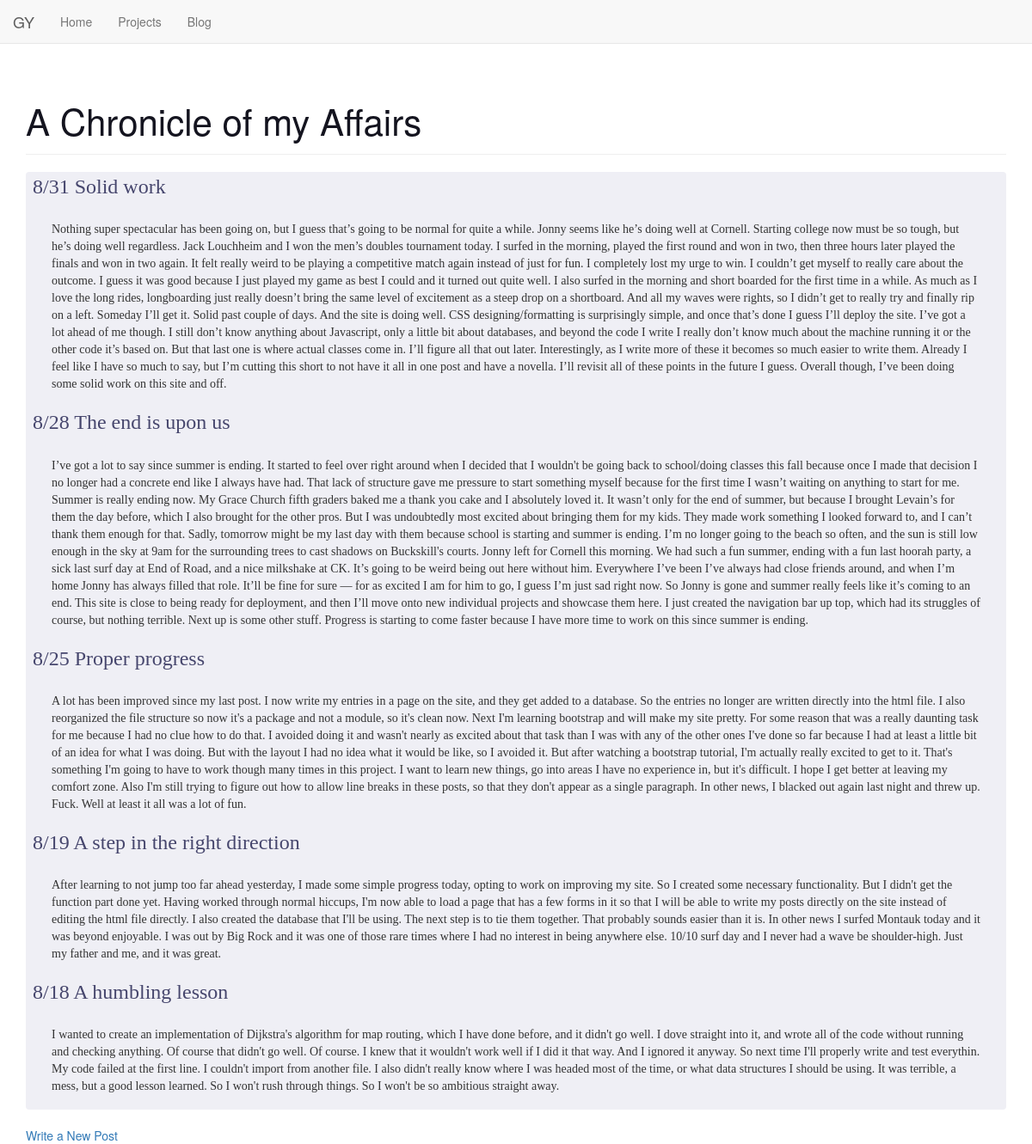
/blog, run on an earlier commit of the app's database.
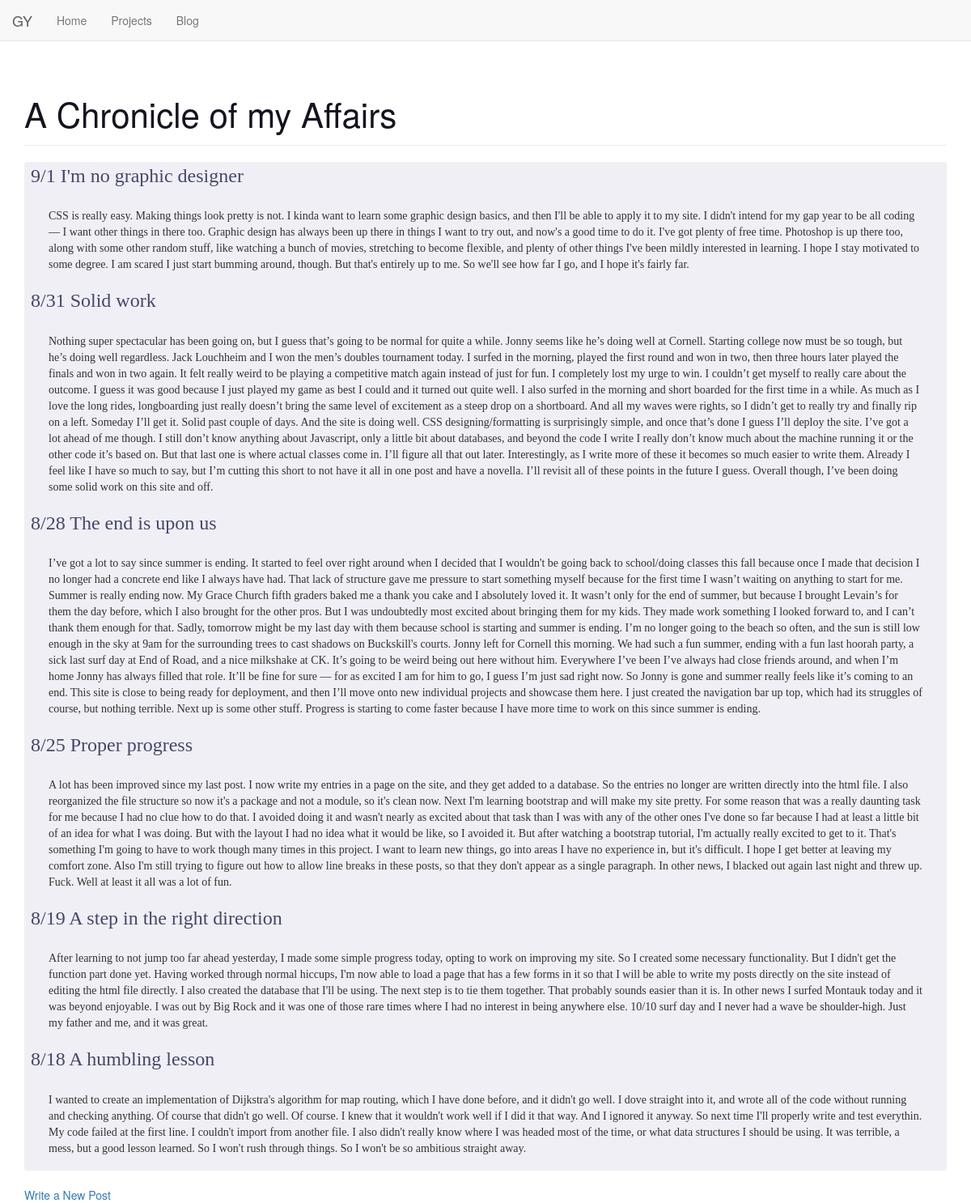
And on a later commit of the database.
### mysite/models.py (models this page shows, shortened)
class Post(db.Model):
	title = db.Column(db.String, nullable=False, primary_key=True)
	date_posted = db.Column(db.DateTime, nullable=False, default=datetime.utcnow)
	content = db.Column(db.Text, nullable=False)

### mysite/routes.py (the view)
@app.route('/blog')
def blog():
	posts = Post.query.all()
	return render_template('blog.html', title='GY Blog', posts=posts)

### mysite/templates/blog.html
{% extends "layout.html" %}
{% block content %}
	<div class="page-header">A Chronicle of my Affairs</div>
	<div class="blog-page">
		{% for post in posts[::-1] %}
			<div class="blog-entry">
				<p class="blog-title">{{ post.date_posted.month }}/{{post.date_posted.day }} {{ post.title }}</p>
				<p class="blog-content">{{ post.content }}</p>
			</div>
		{% endfor %}
	</div>
	<br>
	<a href="{{ url_for('makepost') }}">Write a New Post</a>
{% endblock content %}

### mysite/templates/layout.html (shortened to what this page needs)
<!DOCTYPE html>
<html>
<head>
	<link rel="stylesheet" href="https://stackpath.bootstrapcdn.com/bootstrap/3.4.1/css/bootstrap.min.css">
	<link rel="stylesheet" type="text/css" href="{{ url_for('static', filename='main.css') }}">
</head>
<body>
	<div class="container-fluid">
		<nav class="navbar navbar-default navbar-fixed-top">
			<div class="container-fluid">
				<div class="navbar-header">
					<a class="navbar-brand" href="{{ url_for('home') }}">GY</a>
				</div>
				<div class="collapse navbar-collapse" id="example-navbar-collapse">
					<ul class="nav navbar-nav">
				      <li><a href="{{ url_for('home') }}">Home</a></li>
				      <li><a href="{{ url_for('projects') }}">Projects</a></li>
				      <li><a href="{{ url_for('blog') }}">Blog</a></li>
				    </ul>
				</div>
			</div>
		</nav>
	</div>
	<div class="container">
		{% block content %}{% endblock %}
	</div>
</body>
</html>

### mysite/static/main.css (style rules this page uses)
body { padding-top: 70px; }
.page-header { font-size: 42px; color: #14141f; }
.blog-page { border-radius: 4px; background-color: #efeff5; }
.blog-entry { padding-bottom: 7px; }
.blog-title { color: #46466d; border-radius: 4px; padding: 8px; font-size: 24px; font-family: "Times New Roman", Times, serif; padding-top: 0px; }
.blog-content { padding-right: 30px; padding-left: 30px; padding-top: 5px; font-family: "Times New Roman", Times, serif; }

What changed in the data, as far as the page shows it:
added Post: date_posted.month "9", date_posted.day "1", title "I'm no graphic designer", content "CSS is really easy. Making things look pretty is not. I kinda want to learn some graphic design basics, and then I'll be able to apply it to my site. I didn't intend for my gap year to be all coding — I want other things in there too. Graphic design has always been up there in things I want to try out, and now's a good time to do it. I've got plenty of free time. Photoshop is up there too, along with some other random stuff, like watching a bunch of movies, stretching to become flexible, and plenty of other things I've been mildly interested in learning. I hope I stay motivated to some degree. I am scared I just start bumming around, though. But that's entirely up to me. So we'll see how…"
